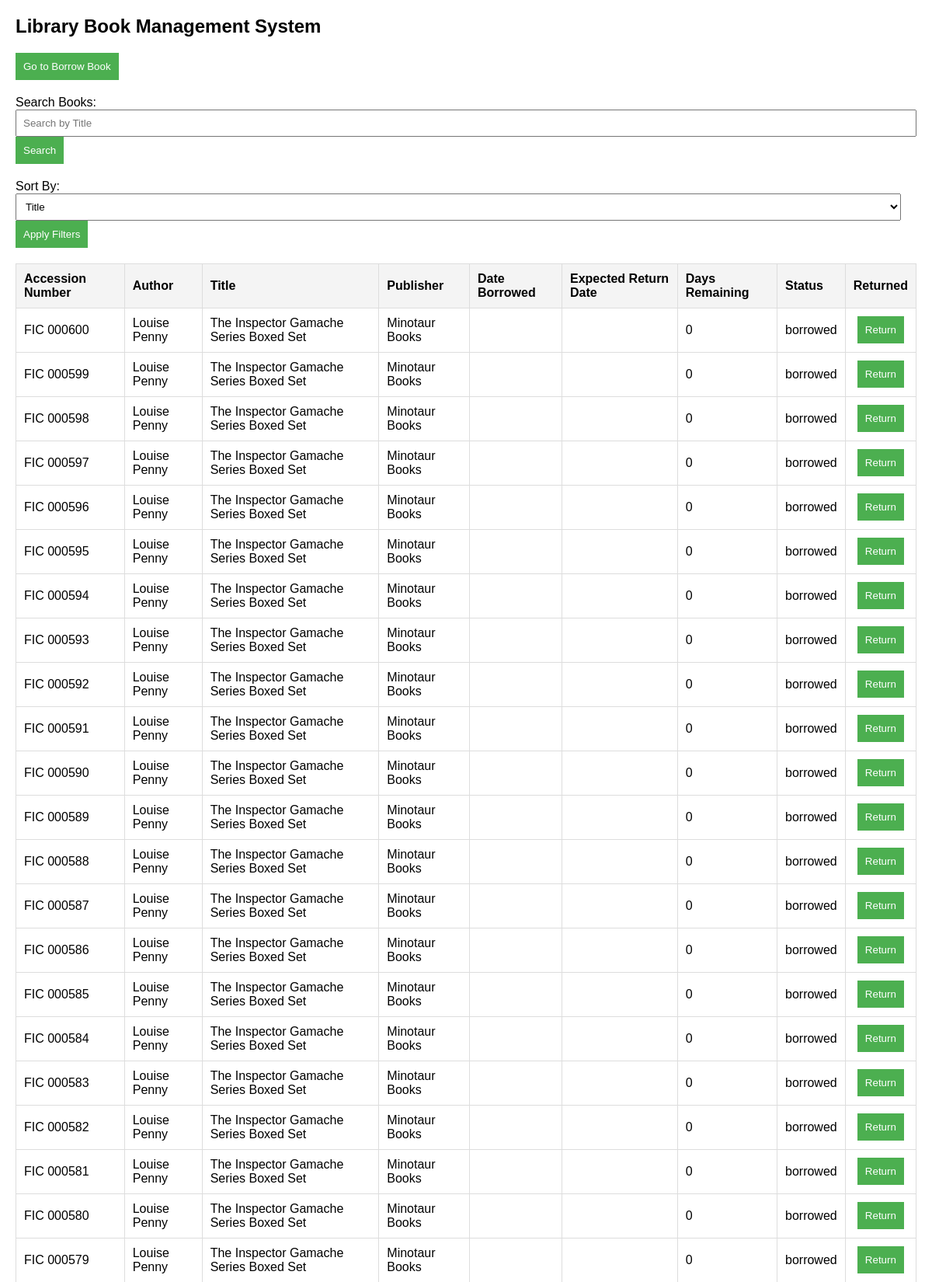
Screenshot of /view_books/ (upper part) with the database file from the repository.
### libapp/models.py (models this page shows, shortened)
class Book(models.Model):
    ACCESSION_NUMBER_CHOICES = [
        ('borrowed', 'Borrowed'),
        ('available', 'Available'),
        ('returned', 'Returned'),
    ]
    accession_number = models.CharField(max_length=20, unique=True)
    author = models.CharField(max_length=100)
    title = models.CharField(max_length=200)
    publisher = models.CharField(max_length=100)
    date_borrowed = models.DateTimeField(null=True, blank=True)
    days_remaining = models.IntegerField(default=5)
    status = models.CharField(max_length=10, choices=ACCESSION_NUMBER_CHOICES, default='available')
    user = models.ForeignKey('User', null=True, blank=True, on_delete=models.SET_NULL)

### libapp/views.py (the view, shortened to what this page needs)
# urls.py: path('view_books/', views.view_books, name='view_books'),
def view_books(request):
    borrowed_books = Book.objects.filter(status__in=['borrowed', 'overdue'])
    current_date = timezone.now().date()
    sort_field = request.GET.get('sort', 'title')
    start_time = time.time()
    if sort_field == 'title':
        borrowed_books = quick_sort(borrowed_books, key_func=lambda book: book.title)
    elif sort_field == 'author':
        borrowed_books = quick_sort(borrowed_books, key_func=lambda book: book.author)
    elif sort_field == 'publisher':
        borrowed_books = quick_sort(borrowed_books, key_func=lambda book: book.publisher)
    elif sort_field == 'days_remaining':
        borrowed_books = quick_sort(borrowed_books, key_func=lambda book: book.days_remaining)
    elif sort_field == 'accession_number':
        borrowed_books = quick_sort(borrowed_books, key_func=lambda book: book.accession_number)
    end_time = time.time()
    sorting_time = end_time - start_time
    print(f"Time taken to sort books: {sorting_time:.4f} seconds")
    search_query = request.GET.get('search', '')
    for book in borrowed_books:
        if book.date_borrowed:
            book.return_date = (book.date_borrowed + timedelta(days=5)).date()
            days_left = (book.return_date - current_date).days
            book.days_remaining = max(days_left, 0)
            if days_left <= 0:
                book.status = 'overdue'
            else:
                book.status = 'borrowed'
        else:
            book.return_date = None
            book.days_remaining = 0
        book.save()
    return render(request, 'libapp/view_books.html', {
        'books': borrowed_books,
        'search_query': search_query,
        'sort_field': sort_field,
    })

### libapp/views.py (called while the page is built)
def quick_sort(arr, key_func):
    if len(arr) <= 1:
        return arr
    pivot = arr[0]
    left = [x for x in arr[1:] if key_func(x) <= key_func(pivot)]
    right = [x for x in arr[1:] if key_func(x) > key_func(pivot)]
    return quick_sort(left, key_func) + [pivot] + quick_sort(right, key_func)

### libapp/templates/libapp/view_books.html (shortened to what this page needs)
{% load static %}
<!DOCTYPE html>
<html lang="en">
<head>
</head>
<body>
<h2>Library Book Management System</h2>
<div style="margin-bottom: 20px;">
    <form method="get" action="{% url 'borrow_book' %}">
        <button type="submit" class="btn">Go to Borrow Book</button>
    </form>
</div>
<form method="get" action="{% url 'view_books' %}">
    <div class="search-container">
        <label for="search">Search Books:</label>
        <input type="text" id="search" name="search" placeholder="Search by Title" value="{{ search_query }}">
        <button type="submit" class="btn">Search</button>
    </div>
    <div class="filter-container">
        <label for="sort">Sort By:</label>
        <select id="sort" name="sort">
            <option value="title" {% if sort_field == 'title' %}selected{% endif %}>Title</option>
        </select>
        <button type="submit" class="btn">Apply Filters</button>
    </div>
</form>
<table>
    <thead>
        <tr>
            <th>Accession Number</th>
            <th>Author</th>
            <th>Title</th>
            <th>Publisher</th>
            <th>Date Borrowed</th>
            <th>Expected Return Date</th>
            <th>Days Remaining</th>
            <th>Status</th>
            <th>Returned</th>
        </tr>
    </thead>
    <tbody>
        {% for x in books %}
        <tr>
            <td>{{ x.accession_number }}</td>
            <td>{{ x.author }}</td>
            <td>{{ x.title }}</td>
            <td>{{ x.publisher }}</td>
            <td>{{ x.date_borrowed|date:"Y-m-d" }}</td>
            <td>{{ x.return_date|date:"Y-m-d" }}</td>
            <td>{{ x.days_remaining }}</td>
            <td>{{ x.status }}</td>
            <td class="checkbox">
                <form method="POST" action="{% url 'return_book' %}">
                    <button type="submit" class="btn">Return</button>
                </form>
            </td>
        </tr>
        {% empty %}
        <tr>
            <td colspan="14">No books match the search criteria.</td>
        </tr>
        {% endfor %}
    </tbody>
</table>
</body>
</html>

### libapp/templates/libapp/view_books.html (style rules this page uses)
body { font-family: Arial, sans-serif; margin: 20px; }
.search-container, .filter-container { margin-bottom: 20px; }
table { width: 100%; border-collapse: collapse; margin-top: 10px; }
th, td { padding: 10px; border: 1px solid #ddd; text-align: left; }
th { background-color: #f4f4f4; }
input[type="text"], select { padding: 8px; width: calc(100% - 20px); }
.checkbox { text-align: center; }
.btn { background-color: #4CAF50; color: white; padding: 10px; border: none; cursor: pointer; }

### rows the page displays
Book: accession_number "FIC 000600", author "Louise Penny", title "The Inspector Gamache Series Boxed Set", publisher "Minotaur Books", days_remaining "0", status "borrowed"
Book: accession_number "FIC 000599", author "Louise Penny", title "The Inspector Gamache Series Boxed Set", publisher "Minotaur Books", days_remaining "0", status "borrowed"
Book: accession_number "FIC 000598", author "Louise Penny", title "The Inspector Gamache Series Boxed Set", publisher "Minotaur Books", days_remaining "0", status "borrowed"
Book: accession_number "FIC 000597", author "Louise Penny", title "The Inspector Gamache Series Boxed Set", publisher "Minotaur Books", days_remaining "0", status "borrowed"
Book: accession_number "FIC 000596", author "Louise Penny", title "The Inspector Gamache Series Boxed Set", publisher "Minotaur Books", days_remaining "0", status "borrowed"
Book: accession_number "FIC 000595", author "Louise Penny", title "The Inspector Gamache Series Boxed Set", publisher "Minotaur Books", days_remaining "0", status "borrowed"
Book: accession_number "FIC 000594", author "Louise Penny", title "The Inspector Gamache Series Boxed Set", publisher "Minotaur Books", days_remaining "0", status "borrowed"
Book: accession_number "FIC 000593", author "Louise Penny", title "The Inspector Gamache Series Boxed Set", publisher "Minotaur Books", days_remaining "0", status "borrowed"
Book: accession_number "FIC 000592", author "Louise Penny", title "The Inspector Gamache Series Boxed Set", publisher "Minotaur Books", days_remaining "0", status "borrowed"
Book: accession_number "FIC 000591", author "Louise Penny", title "The Inspector Gamache Series Boxed Set", publisher "Minotaur Books", days_remaining "0", status "borrowed"
Book: accession_number "FIC 000590", author "Louise Penny", title "The Inspector Gamache Series Boxed Set", publisher "Minotaur Books", days_remaining "0", status "borrowed"
Book: accession_number "FIC 000589", author "Louise Penny", title "The Inspector Gamache Series Boxed Set", publisher "Minotaur Books", days_remaining "0", status "borrowed"
Book: accession_number "FIC 000588", author "Louise Penny", title "The Inspector Gamache Series Boxed Set", publisher "Minotaur Books", days_remaining "0", status "borrowed"
Book: accession_number "FIC 000587", author "Louise Penny", title "The Inspector Gamache Series Boxed Set", publisher "Minotaur Books", days_remaining "0", status "borrowed"
Book: accession_number "FIC 000586", author "Louise Penny", title "The Inspector Gamache Series Boxed Set", publisher "Minotaur Books", days_remaining "0", status "borrowed"
Book: accession_number "FIC 000585", author "Louise Penny", title "The Inspector Gamache Series Boxed Set", publisher "Minotaur Books", days_remaining "0", status "borrowed"
Book: accession_number "FIC 000584", author "Louise Penny", title "The Inspector Gamache Series Boxed Set", publisher "Minotaur Books", days_remaining "0", status "borrowed"
Book: accession_number "FIC 000583", author "Louise Penny", title "The Inspector Gamache Series Boxed Set", publisher "Minotaur Books", days_remaining "0", status "borrowed"
Book: accession_number "FIC 000582", author "Louise Penny", title "The Inspector Gamache Series Boxed Set", publisher "Minotaur Books", days_remaining "0", status "borrowed"
Book: accession_number "FIC 000581", author "Louise Penny", title "The Inspector Gamache Series Boxed Set", publisher "Minotaur Books", days_remaining "0", status "borrowed"
Book: accession_number "FIC 000580", author "Louise Penny", title "The Inspector Gamache Series Boxed Set", publisher "Minotaur Books", days_remaining "0", status "borrowed"
Book: accession_number "FIC 000579", author "Louise Penny", title "The Inspector Gamache Series Boxed Set", publisher "Minotaur Books", days_remaining "0", status "borrowed"
